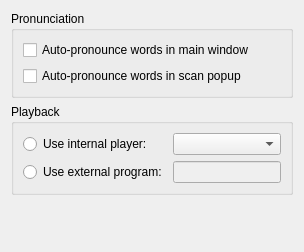
     <widget class="QWidget" name="tab_audio">
      <attribute name="icon">
       <iconset resource="../../resources.qrc">
        <normaloff>:/icons/playsound_color.svg</normaloff>:/icons/playsound_color.svg</iconset>
      </attribute>
      <attribute name="title">
       <string>&amp;Audio</string>
      </attribute>
      <layout class="QVBoxLayout" name="verticalLayout_7">
       <item>
        <widget class="QGroupBox" name="groupBox_3">
         <property name="title">
          <string>Pronunciation</string>
         </property>
         <layout class="QVBoxLayout" name="verticalLayout_15">
          <item>
           <widget class="QCheckBox" name="pronounceOnLoadMain">
            <property name="text">
             <string>Auto-pronounce words in main window</string>
            </property>
           </widget>
          </item>
          <item>
           <widget class="QCheckBox" name="pronounceOnLoadPopup">
            <property name="text">
             <string>Auto-pronounce words in scan popup</string>
            </property>
           </widget>
          </item>
         </layout>
        </widget>
       </item>
       <item>
        <widget class="QGroupBox" name="groupBox_4">
         <property name="title">
          <string>Playback</string>
         </property>
         <layout class="QGridLayout" name="gridLayout_audioPlayer">
          <item row="0" column="0">
           <widget class="QRadioButton" name="useInternalPlayer">
            <property name="toolTip">
             <string>Play audio files via built-in audio support</string>
            </property>
            <property name="text">
             <string>Use internal player:</string>
            </property>
           </widget>
          </item>
          <item row="0" column="1">
           <widget class="QComboBox" name="internalPlayerBackend">
            <property name="toolTip">
             <string>Choose audio back end</string>
            </property>
           </widget>
          </item>
          <item row="1" column="0">
           <widget class="QRadioButton" name="useExternalPlayer">
            <property name="toolTip">
             <string>Use any external program to play audio files</string>
            </property>
            <property name="text">
             <string>Use external program:</string>
            </property>
           </widget>
          </item>
          <item row="1" column="1">
           <widget class="QLineEdit" name="audioPlaybackProgram">
            <property name="enabled">
             <bool>false</bool>
            </property>
            <property name="toolTip">
             <string>Enter audio player command line</string>
            </property>
           </widget>
          </item>
         </layout>
        </widget>
       </item>
       <item>
        <spacer name="verticalSpacer_2">
         <property name="orientation">
          <enum>Qt::Vertical</enum>
         </property>
         <property name="sizeHint" stdset="0">
          <size>
           <width>20</width>
           <height>46</height>
          </size>
         </property>
        </spacer>
       </item>
      </layout>
     </widget>
